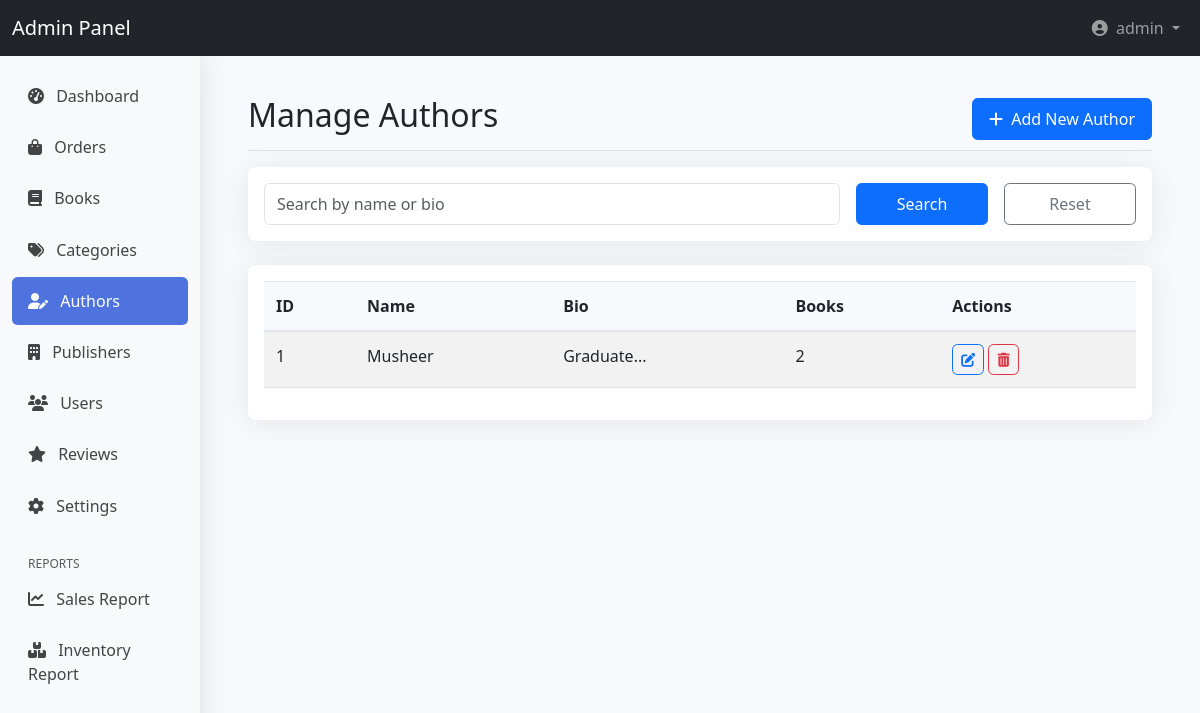
Screenshot of /admin/authors/index.php (signed in) with the database file from the repository.
### tables this page shows
CREATE TABLE `authors` (
  `author_id` int(11) NOT NULL,
  `name` varchar(100) NOT NULL,
  `bio` text DEFAULT NULL,
  `photo` varchar(255) DEFAULT NULL
);

### admin/authors/index.php (the view, shortened to what this page needs)
<?php
require_once '../../includes/config.php';
require_once '../admin_header.php';
$page = max(1, (int)($_GET['page'] ?? 1));
$per_page = 10;
$offset = ($page - 1) * $per_page;
$search = trim($_GET['search'] ?? '');
$params = [];
$base_query = "FROM authors";
$data_sql = "
    SELECT *
    " . $base_query . "
    ORDER BY name ASC
    LIMIT $per_page OFFSET $offset
";
$stmt = $pdo->prepare($data_sql);
$stmt->execute($params);
$authors = $stmt->fetchAll(PDO::FETCH_ASSOC);
?>
<div class="container-fluid py-4">
    <div class="row">
        <main class="col-md-12 ms-sm-auto col-lg-12 px-md-4">
            <div class="d-flex justify-content-between flex-wrap flex-md-nowrap align-items-center pt-3 pb-2 mb-3 border-bottom">
                <h1 class="h2">Manage Authors</h1>
                <div class="btn-toolbar mb-2 mb-md-0">
                    <a href="add.php" class="btn btn-primary">
                        <i class="fas fa-plus me-1"></i> Add New Author
                    </a>
                </div>
            </div>
            <div class="card mb-4">
                <div class="card-body">
                    <form method="get" class="row g-3">
                        <div class="col-md-8">
                            <input type="text" class="form-control" name="search" placeholder="Search by name or bio" value="<?php echo htmlspecialchars($search); ?>">
                        </div>
                        <div class="col-md-2">
                            <button type="submit" class="btn btn-primary w-100">Search</button>
                        </div>
                        <div class="col-md-2">
                            <a href="index.php" class="btn btn-outline-secondary w-100">Reset</a>
                        </div>
                    </form>
                </div>
            </div>
            <div class="card">
                <div class="card-body">
                    <div class="table-responsive">
                        <table class="table table-striped table-hover">
                            <thead>
                                <tr>
                                    <th>ID</th>
                                    <th>Name</th>
                                    <th>Bio</th>
                                    <th>Books</th>
                                    <th>Actions</th>
                                </tr>
                            </thead>
                            <tbody>
                                <?php foreach ($authors as $author): ?>
                                    <tr>
                                        <td><?php echo $author['author_id']; ?></td>
                                        <td><?php echo htmlspecialchars($author['name']); ?></td>
                                        <td><?php echo $author['bio'] ? substr(htmlspecialchars($author['bio']), 0, 50) . '...' : 'N/A'; ?></td>
                                        <td>
                                            <?php
                                            $stmt = $pdo->prepare("SELECT COUNT(*) FROM books WHERE author_id = ?");
                                            $stmt->execute([$author['author_id']]);
                                            echo $stmt->fetchColumn();
                                            ?>
                                        </td>
                                        <td>
                                            <a href="edit.php?id=<?php echo $author['author_id']; ?>" class="btn btn-sm btn-outline-primary">
                                                <i class="fas fa-edit"></i>
                                            </a>
                                            <button class="btn btn-sm btn-outline-danger delete-author"
                                                    data-id="<?php echo $author['author_id']; ?>"
                                                    data-name="<?php echo htmlspecialchars($author['name']); ?>">
                                                <i class="fas fa-trash-alt"></i>
                                            </button>
                                        </td>
                                    </tr>
                                <?php endforeach; ?>
                            </tbody>
                        </table>
                    </div>
                </div>
            </div>
        </main>
    </div>
</div>
<?php require_once '../admin_footer.php'; ?>

### assets/css/admin.css (style rules this page uses)
body.admin-dashboard { background-color: #f8f9fc; }
.card { border: none; border-radius: 0.5rem; box-shadow: 0 0.15rem 1.75rem 0 rgba(58, 59, 69, 0.1); }
.table-responsive { overflow-x: auto; }
.table { width: 100%; margin-bottom: 1rem; color: #212529; }
.table th { background-color: #f8f9fc; border-bottom: 2px solid #e3e6f0; }
.table td, .table th { padding: 0.75rem; vertical-align: top; border-top: 1px solid #e3e6f0; }
.form-control, .form-select { border-radius: 0.35rem; padding: 0.5rem 0.75rem; }
.btn { border-radius: 0.35rem; padding: 0.5rem 1rem; }
.btn-sm { padding: 0.25rem 0.5rem; font-size: 0.875rem; }

### rows the page displays
authors: author_id "1", name "Musheer", bio "Graduate", fetchColumn "2"

### other values shown
$_SESSION['admin_username'] "admin"
